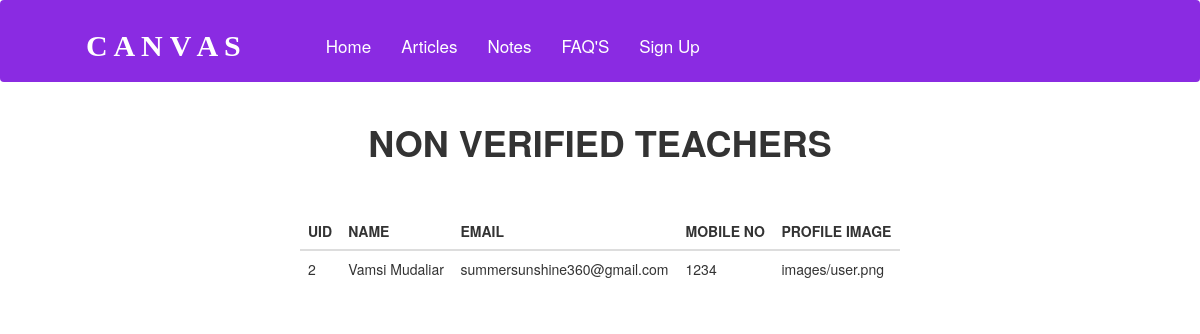
Screenshot of /nvt.php with the database file from the repository.
### tables this page shows
CREATE TABLE `user` (
  `uid` int(15) NOT NULL,
  `name` varchar(50) NOT NULL,
  `email` varchar(50) NOT NULL,
  `mobile` varchar(15) NOT NULL,
  `password` varchar(25) NOT NULL,
  `role` varchar(100) NOT NULL,
  `profile_image` varchar(50) NOT NULL DEFAULT 'images/user.png',
  `isverified` int(2) NOT NULL DEFAULT '0',
  `token` varchar(50) NOT NULL
);

### nvt.php (the view)
<?php
include 'header.php';
?>
<div class="col-lg-6 col-lg-offset-3">
<div class="row">
	<h1 class="text-center"><strong> NON VERIFIED TEACHERS</strong></h1>
	<br><br>
	<?php
	$qu="SELECT * FROM user where role='teacher' and isverified=0";
	$fire=mysqli_query($con,$qu);
	?>
	<table class="table table-border">
	<thead>
		<tr>
			<th>UID</th>
			<th>NAME </th>
			<th>EMAIL</th>
			<th>MOBILE NO</th>
			<th>PROFILE IMAGE</th>
		</tr>
	</thead>
	<tbody>
		<?php
		foreach($fire as $row)
		{
			?>
		<td><?php echo $row['uid'];  ?></td>
		<td><?php echo $row['name'];  ?></td>
		<td><?php echo $row['email'];  ?></td>
		<td><?php echo $row['mobile'];  ?></td>
		<td><?php echo $row['profile_image'];  ?></td>
<?php
}
		?>
	</tbody>
	</table>
</div>
</div>

### rows the page displays
user: uid "2", name "Vamsi Mudaliar", email "summersunshine360@gmail.com", mobile "1234", profile_image "images/user.png"
